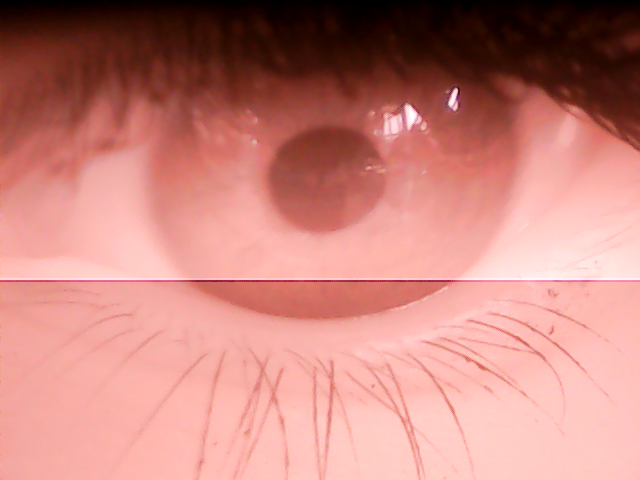
#> input picture eksperimentslike1/image1.png, 640 x 480 px, given in place of the camera
$ python eog.py
#> lines starting #> are read from the running program, lines starting #| are printed output that depends on the picture; after the words box and inside, x2 and y2 are one past the last pixel; in counts of white or black regions, pixels touching at a corner belong together
#> further down, frame is the input picture: shape (480, 640, 3); mean B, G, R 124.4, 131.9, 199.1
import cv2
import matplotlib.pyplot as plt
import numpy as np
import warnings
warnings.filterwarnings("ignore")
from scipy.optimize import differential_evolution
#f-ja za uklanjanje suma
def remove_noise(img):

    kernel1 = np.ones((17, 17), np.uint8)
    kernel2 = np.ones((9, 9),np.uint8)

    iterations = 1
    img1 = img.copy()
    #erozija i dilatacija
    img1 = cv2.erode(img1, kernel1, iterations)
    img1 = cv2.dilate(img1, kernel2, iterations)

    return img1
#dobijanje praga pomocu histograma
def get_threshold(frame, p):
    image_hist = np.histogram(frame.flatten(), 256)[0]
    image_cum_hist = np.cumsum(image_hist)
    image_cum_hist = image_cum_hist / image_cum_hist[-1]
    image_cum_hist = (image_cum_hist > p).astype(int)
    thr = np.argmax(np.diff(image_cum_hist))
    return thr
#f-ja u kojoj se dobija circle zenice, blurovana slika i canny
def frame_work(frame):
    #crno-belo
    gray = cv2.cvtColor(frame, cv2.COLOR_BGR2GRAY)
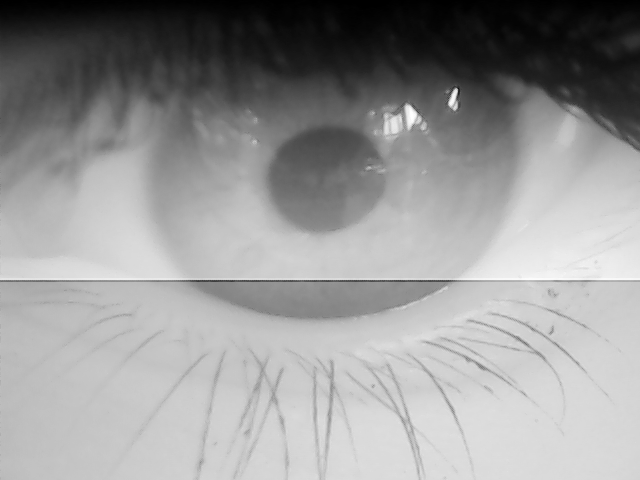
#> gray: shape (480, 640); min 0, max 255, mean 151.1
    #zamutiti
    blure = cv2.GaussianBlur(gray,(29,29),150)
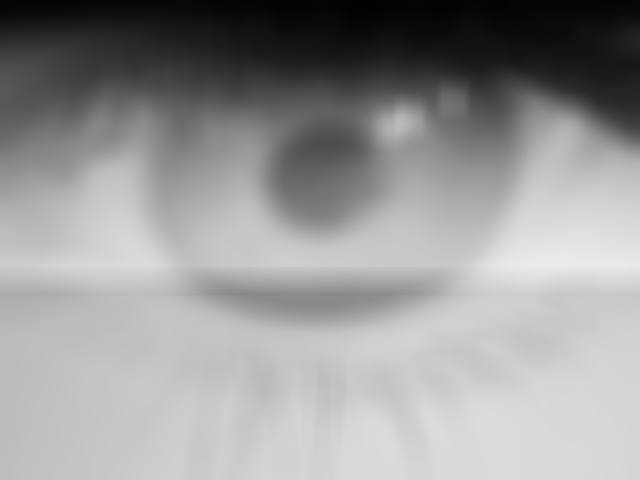
#> blure: shape (480, 640); min 1, max 237, mean 151.1
    #binarizacija
    thr = get_threshold(blure, 0.17)
#> in get_threshold, `image_hist = np.histogram(frame.flatten(), 256)[0]`: image_hist = 256 values, max 6004 at index 219, min 0 at index 12, mean 1200
#> in get_threshold, `image_cum_hist = np.cumsum(image_hist)`: image_cum_hist = 256 values from 247 to 307200
#> in get_threshold, `image_cum_hist = image_cum_hist / image_cum_hist[-1]`: image_cum_hist = 256 values from 0.000804 to 1
#> in get_threshold, `image_cum_hist = (image_cum_hist > p).astype(int)`: image_cum_hist = 256 values from 0 to 1
#> in get_threshold, `thr = np.argmax(np.diff(image_cum_hist))`: thr = 63
#> thr = 63
    #thr = 80
    ret,bin= cv2.threshold(blure,thr,255,cv2.THRESH_BINARY)
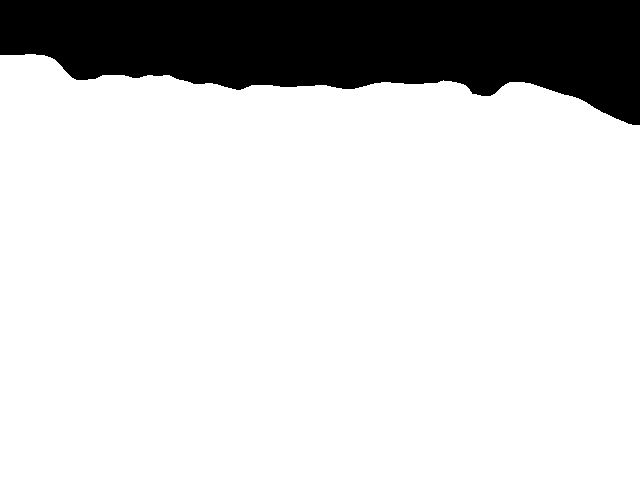
#> bin: shape (480, 640); 82.5% white; 1 black region, box (x1, y1, x2, y2) and area: (0, 0, 640, 125) 53891
#> ret = 63
    #dilatacija i erozija
    #mask = remove_noise(bin)
    mask = bin
    #keni
    edges = cv2.Canny(mask, 120, 160) # 75, 150
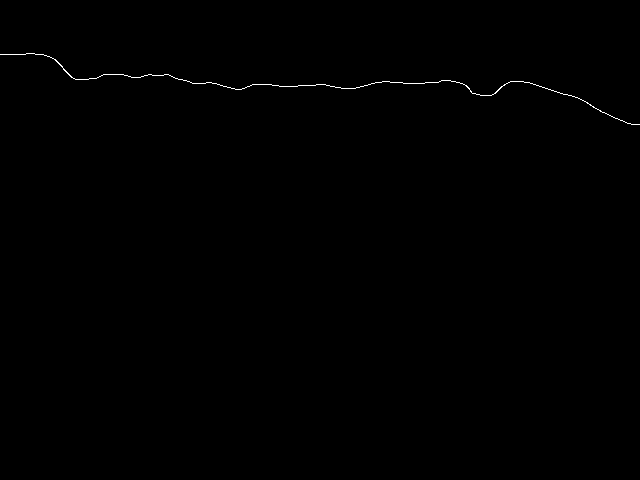
#> edges: shape (480, 640); 0.22% white in thin lines or dots, all inside (x1, y1, x2, y2) = (0, 53, 640, 125)
    #krugovi
    rows = frame.shape[0]#rows*7, minr = 70, maxr = 120
#> rows = 480
    circles = cv2.HoughCircles(edges, cv2.HOUGH_GRADIENT, 1, rows*6, param1=150, param2=12, minRadius=45, maxRadius=95) #45 95
#> circles = None
    if circles is None:
        print('nan')
    else:
        print(circles[0][0][2])
    return circles, bin, edges
#dobijanje koordinata centra i radius
def koordinate(circles, frame):
    center = (0, 0)
    radius = 1
    if circles is not None:
        circles = np.uint16(np.around(circles))
        for i in circles[0, :]:
            center = (i[0], i[1])
            # circle center
            cv2.circle(frame, center, 1, (255, 0, 0), 10)

            # circle outline
            radius = i[2]
            cv2.circle(frame, center, radius, (255, 0, 0), 10)
    return center, radius

#ukljucivanje kamere
kamera = 1
cap = cv2.VideoCapture(kamera)
set_color = True

#width, height, t = frame.shape

while cap.isOpened():
    #citanje videa
    ret, frame = cap.read()
    rgb = frame.copy()

    circles, bin,  edges  = frame_work(frame)
    # erozija i dilatacije

    if circles is not None:
        #niz circles pomocu kojeg se zadaje centar
        circles = np.uint16(np.around(circles))
        for i in circles[0, :]:
            center = (i[0], i[1])
            # circle center
            cv2.circle(rgb, center, 1, (255, 0, 0), 10)

            # circle outline
            radius = i[2]
            cv2.circle(rgb, center, radius, (255, 0, 0), 10)

    cv2.imshow('Siva', frame)
    cv2.imshow('RGB+circle', rgb)
    cv2.imshow('Binarizovano', bin)
    cv2.imshow('Keni', edges)
    #closing on 'q'
    if cv2.waitKey(1) & 0xFF == ord('q'):
#> (key q is pressed here)
        break

cap.release()
cv2.destroyAllWindows()

$ run again, on eksperimentslike1/image2.png
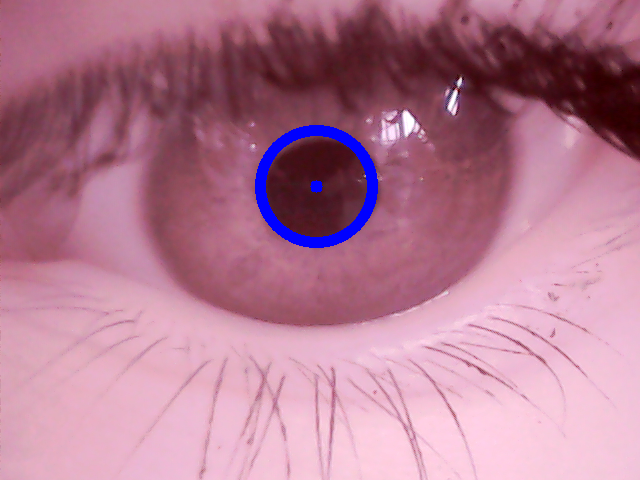
#> input picture eksperimentslike1/image2.png, 640 x 480 px, given in place of the camera
#> frame is the input picture: shape (480, 640, 3); mean B, G, R 146.1, 122.4, 180
#> image_hist = 256 values, max 5046 at index 224, min 0 at index 5, mean 1200
#> in get_threshold, `image_cum_hist = np.cumsum(image_hist)`: image_cum_hist = 256 values from 83 to 307200
#> in get_threshold, `image_cum_hist = image_cum_hist / image_cum_hist[-1]`: image_cum_hist = 256 values from 0.00027 to 1
#> in get_threshold, `image_cum_hist = (image_cum_hist > p).astype(int)`: image_cum_hist = 256 values from 0 to 1
#> in get_threshold, `thr = np.argmax(np.diff(image_cum_hist))`: thr = 83
#> in frame_work, `ret,bin= cv2.threshold(blure,thr,255,cv2.THRESH_BINARY)`:
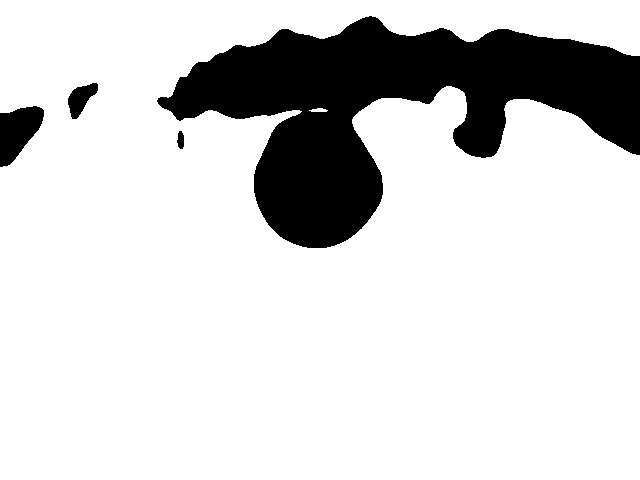
#> bin: shape (480, 640); 83.2% white; 4 black regions, box (x1, y1, x2, y2) and area: (157, 16, 640, 248) 49318, (0, 106, 44, 167) 1724, (68, 83, 98, 119) 590, (177, 131, 184, 149) 98
#> edges: shape (480, 640); 0.6% white in thin lines or dots, all inside (x1, y1, x2, y2) = (0, 15, 640, 248)
#> in frame_work, `circles = cv2.HoughCircles(edges, cv2.HOUGH_GRADIENT, 1, rows*6, param..`: circles = [[315.5, 182.5, 63.4]]
#| 63.4
#> `circles = np.uint16(np.around(circles))`: circles = [[316, 182, 63]]
#> the loop `for i in circles[0, :]:` made 1 pass
#> after the loop `for i in circles[0, :]:`:
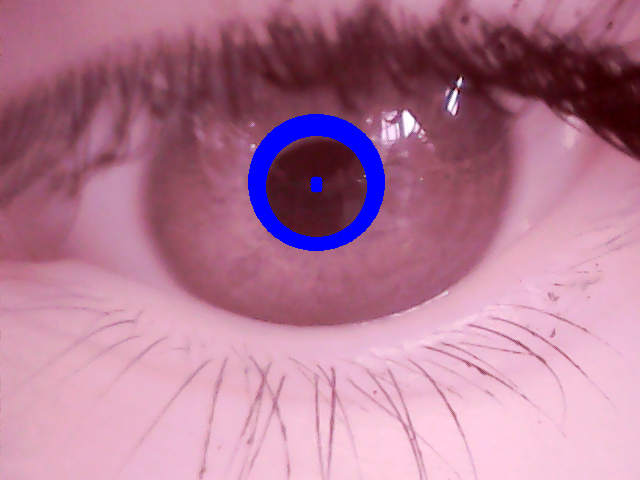
#> rgb: shape (480, 640, 3); 0.95% of pixels changed, all inside (x1, y1, x2, y2) = (248, 114, 385, 251)

$ run again, on eksperimentslike1/image3.png
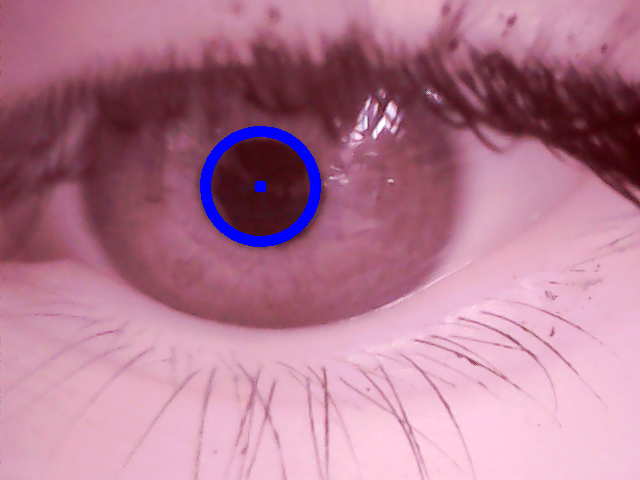
#> input picture eksperimentslike1/image3.png, 640 x 480 px, given in place of the camera
#> frame is the input picture: shape (480, 640, 3); mean B, G, R 145.3, 121.9, 179.1
#> image_hist = 256 values, max 4797 at index 219, min 0 at index 5, mean 1200
#> in get_threshold, `image_cum_hist = np.cumsum(image_hist)`: image_cum_hist = 256 values from 25 to 307200
#> in get_threshold, `image_cum_hist = image_cum_hist / image_cum_hist[-1]`: image_cum_hist = 256 values from 8.14e-05 to 1
#> in get_threshold, `image_cum_hist = (image_cum_hist > p).astype(int)`: image_cum_hist = 256 values from 0 to 1
#> in get_threshold, `thr = np.argmax(np.diff(image_cum_hist))`: thr = 67
#> in frame_work, `ret,bin= cv2.threshold(blure,thr,255,cv2.THRESH_BINARY)`:
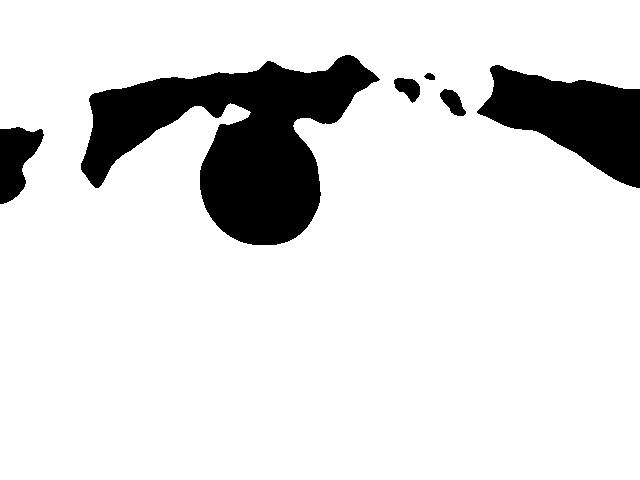
#> bin: shape (480, 640); 86.8% white; 6 black regions, box (x1, y1, x2, y2) and area: (81, 55, 380, 245) 26621, (477, 65, 640, 188) 10844, (0, 127, 44, 204) 2122, (394, 78, 420, 103) 406, (440, 89, 466, 116) 400, (424, 73, 435, 80) 56
#> edges: shape (480, 640); 0.61% white in thin lines or dots, all inside (x1, y1, x2, y2) = (0, 54, 640, 245)
#> in frame_work, `circles = cv2.HoughCircles(edges, cv2.HOUGH_GRADIENT, 1, rows*6, param..`: circles = [[264.5, 180.5, 64.3]]
#| 64.3
#> `circles = np.uint16(np.around(circles))`: circles = [[264, 180, 64]]
#> the loop `for i in circles[0, :]:` made 1 pass
#> after the loop `for i in circles[0, :]:`:
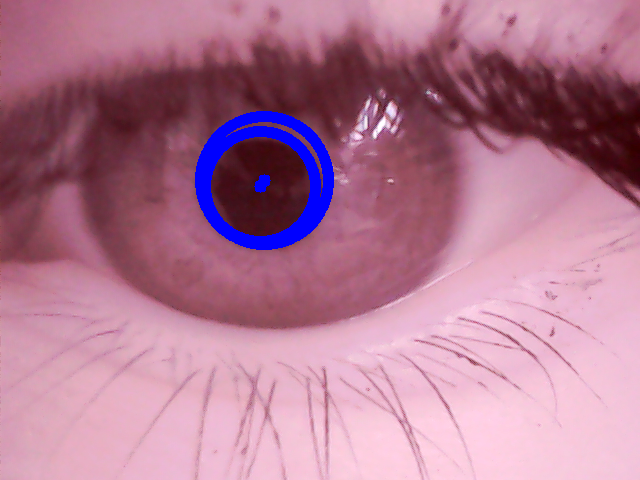
#> rgb: shape (480, 640, 3); 1.06% of pixels changed, all inside (x1, y1, x2, y2) = (195, 111, 334, 250)

$ run again, on eksperimentslike1/image4.png
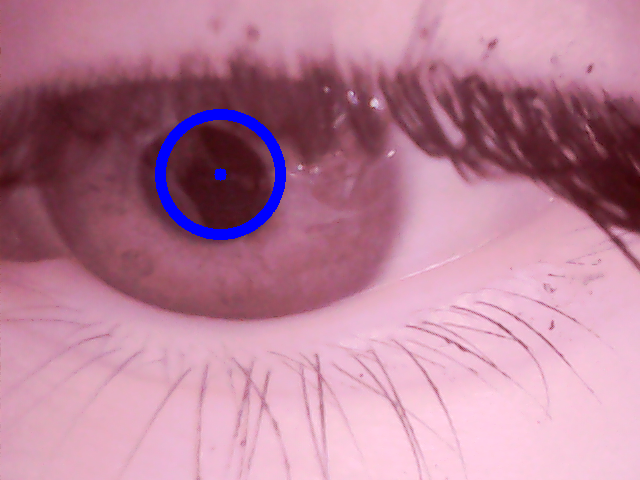
#> input picture eksperimentslike1/image4.png, 640 x 480 px, given in place of the camera
#> frame is the input picture: shape (480, 640, 3); mean B, G, R 151.7, 128.3, 184.3
#> image_hist = 256 values, max 6171 at index 217, min 0 at index 4, mean 1200
#> in get_threshold, `image_cum_hist = np.cumsum(image_hist)`: image_cum_hist = 256 values from 47 to 307200
#> in get_threshold, `image_cum_hist = image_cum_hist / image_cum_hist[-1]`: image_cum_hist = 256 values from 0.000153 to 1
#> in get_threshold, `image_cum_hist = (image_cum_hist > p).astype(int)`: image_cum_hist = 256 values from 0 to 1
#> in get_threshold, `thr = np.argmax(np.diff(image_cum_hist))`: thr = 64
#> in frame_work, `ret,bin= cv2.threshold(blure,thr,255,cv2.THRESH_BINARY)`:
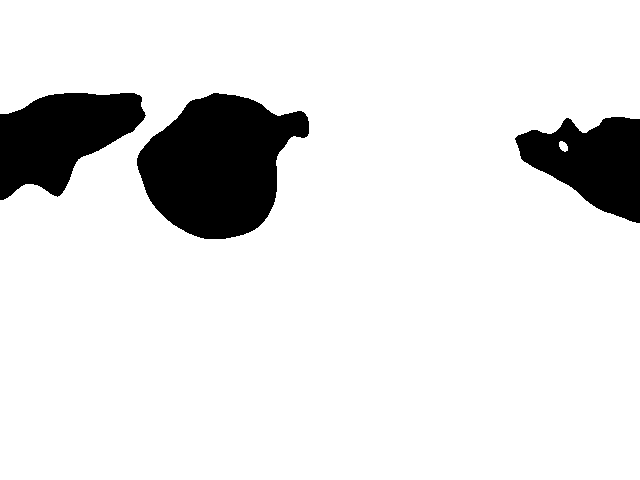
#> bin: shape (480, 640); 88.7% white; 3 black regions, box (x1, y1, x2, y2) and area: (137, 93, 309, 239) 16711, (0, 93, 146, 200) 9929, (515, 117, 640, 223) 8181
#> edges: shape (480, 640); 0.41% white in thin lines or dots, all inside (x1, y1, x2, y2) = (0, 92, 640, 239)
#> in frame_work, `circles = cv2.HoughCircles(edges, cv2.HOUGH_GRADIENT, 1, rows*6, param..`: circles = [[223.5, 151.5, 87.4]]
#| 87.4
#> `circles = np.uint16(np.around(circles))`: circles = [[224, 152, 87]]
#> the loop `for i in circles[0, :]:` made 1 pass
#> after the loop `for i in circles[0, :]:`:
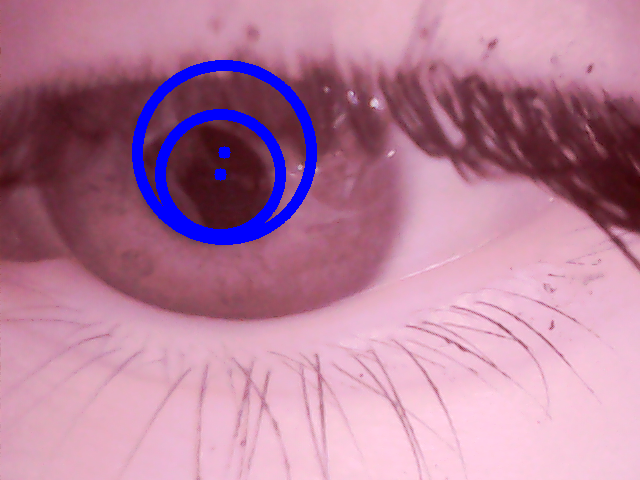
#> rgb: shape (480, 640, 3); 1.84% of pixels changed, all inside (x1, y1, x2, y2) = (132, 60, 317, 245)
